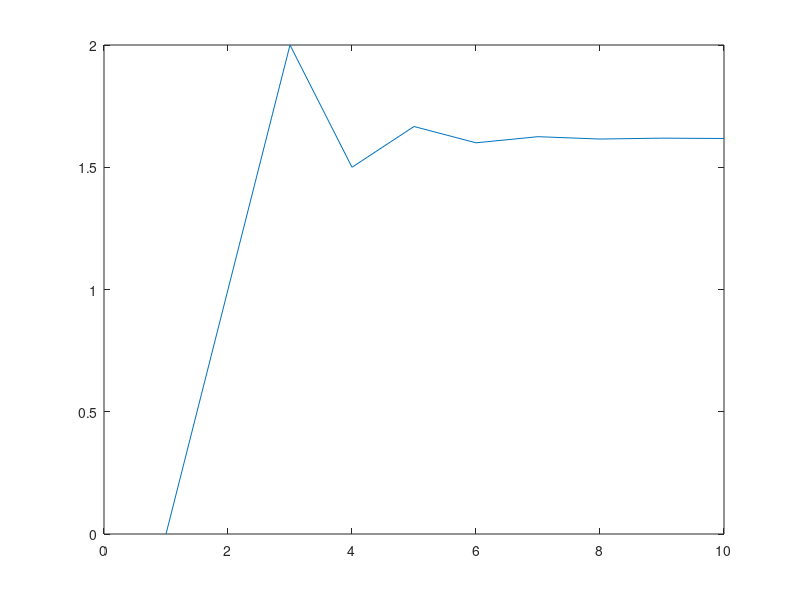

This figure's MATLAB source:
% Physical Modeling in MATLAB by Allen B. Downey
% Chapter 4:  Vectors
% Exercise 4.6

% The ratio of consecutive Fibonacci numbers, Fn+1/Fn, converges
% to a constant value as n increases. 
% Write a script that computes a vector with the first n elements of a 
% Fibonacci sequence (assuming that the variable n is defined), 
% and then computes a new vector that contains the ratios of consecutive
% Fibonacci numbers.
% Plot this vector to see if it seems to converge. 
% What value does it converge on?

echo on

n = 10;

F(1) = 1;
F(2) = 1;
for i = 1:n - 2
    F(i + 2) = F(i + 1) + F(i);
end

for i = 1:n - 1
    ratio(i + 1) = F(i + 1)/F(i);
end

plot(ratio);

echo off
